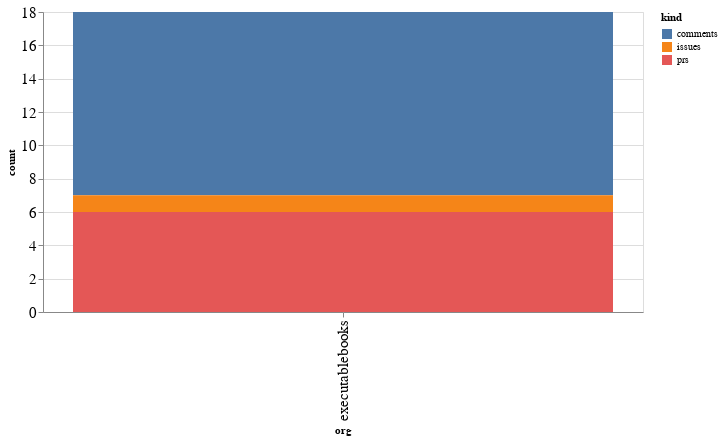

The cell this chart's notebook holds for it:
### Code cell
alt.Chart(org_summaries, width=600).mark_bar().encode(
    x='org',
    y='count',
    color='kind',
    tooltip="org"
)

### Figure 1 — Vega-Lite specification as saved in the notebook (floating-point values rounded to 4 significant figures)
{"config": {"axisLeft": {"labelFontSize": 15}, "axisBottom": {"labelFontSize": 15}}, "data": {"name": "data-81e628359392f007bf69285b0bae75db"}, "mark": "bar", "encoding": {"color": {"type": "nominal", "field": "kind"}, "tooltip": {"type": "nominal", "field": "org"}, "x": {"type": "nominal", "field": "org"}, "y": {"type": "quantitative", "field": "count"}}, "width": 600, "$schema": "https://vega.github.io/schema/vega-lite/v4.8.1.json", "datasets": {"data-81e628359392f007bf69285b0bae75db": [{"org": "executablebooks", "kind": "comments", "count": 11}, {"org": "executablebooks", "kind": "issues", "count": 1}, {"org": "executablebooks", "kind": "prs", "count": 6}]}}
